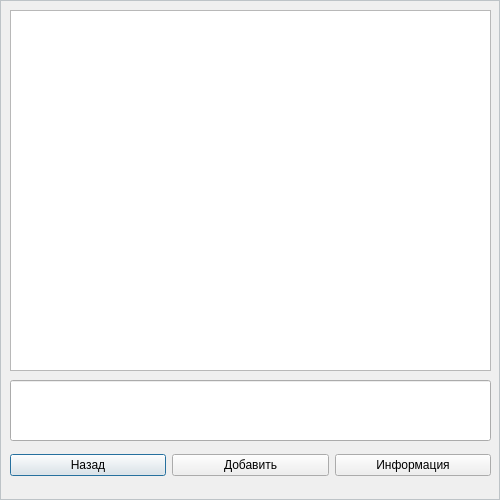
<?xml version="1.0" encoding="UTF-8"?>
<ui version="4.0">
 <class>Notes</class>
 <widget class="QDialog" name="Notes">
  <property name="geometry">
   <rect>
    <x>0</x>
    <y>0</y>
    <width>500</width>
    <height>500</height>
   </rect>
  </property>
  <property name="windowTitle">
   <string>Notes</string>
  </property>
  <property name="windowIcon">
   <iconset resource="resource.qrc">
    <normaloff>:/rec/img/widget.png</normaloff>:/rec/img/widget.png</iconset>
  </property>
  <property name="styleSheet">
   <string notr="true">QDialog {
	border:1px solid rgb(189, 195, 199);
}
</string>
  </property>
  <widget class="QListWidget" name="listWidget">
   <property name="geometry">
    <rect>
     <x>10</x>
     <y>10</y>
     <width>481</width>
     <height>361</height>
    </rect>
   </property>
  </widget>
  <widget class="QLineEdit" name="lineEdit">
   <property name="geometry">
    <rect>
     <x>10</x>
     <y>380</y>
     <width>481</width>
     <height>61</height>
    </rect>
   </property>
  </widget>
  <widget class="QWidget" name="">
   <property name="geometry">
    <rect>
     <x>10</x>
     <y>450</y>
     <width>481</width>
     <height>31</height>
    </rect>
   </property>
   <layout class="QHBoxLayout" name="horizontalLayout">
    <item>
     <widget class="QPushButton" name="pushButton_3">
      <property name="text">
       <string>Назад</string>
      </property>
     </widget>
    </item>
    <item>
     <widget class="QPushButton" name="pushButton">
      <property name="text">
       <string>Добавить</string>
      </property>
     </widget>
    </item>
    <item>
     <widget class="QPushButton" name="pushButton_2">
      <property name="text">
       <string>Информация</string>
      </property>
     </widget>
    </item>
   </layout>
  </widget>
 </widget>
 <resources>
  <include location="resource.qrc"/>
 </resources>
 <connections/>
</ui>
